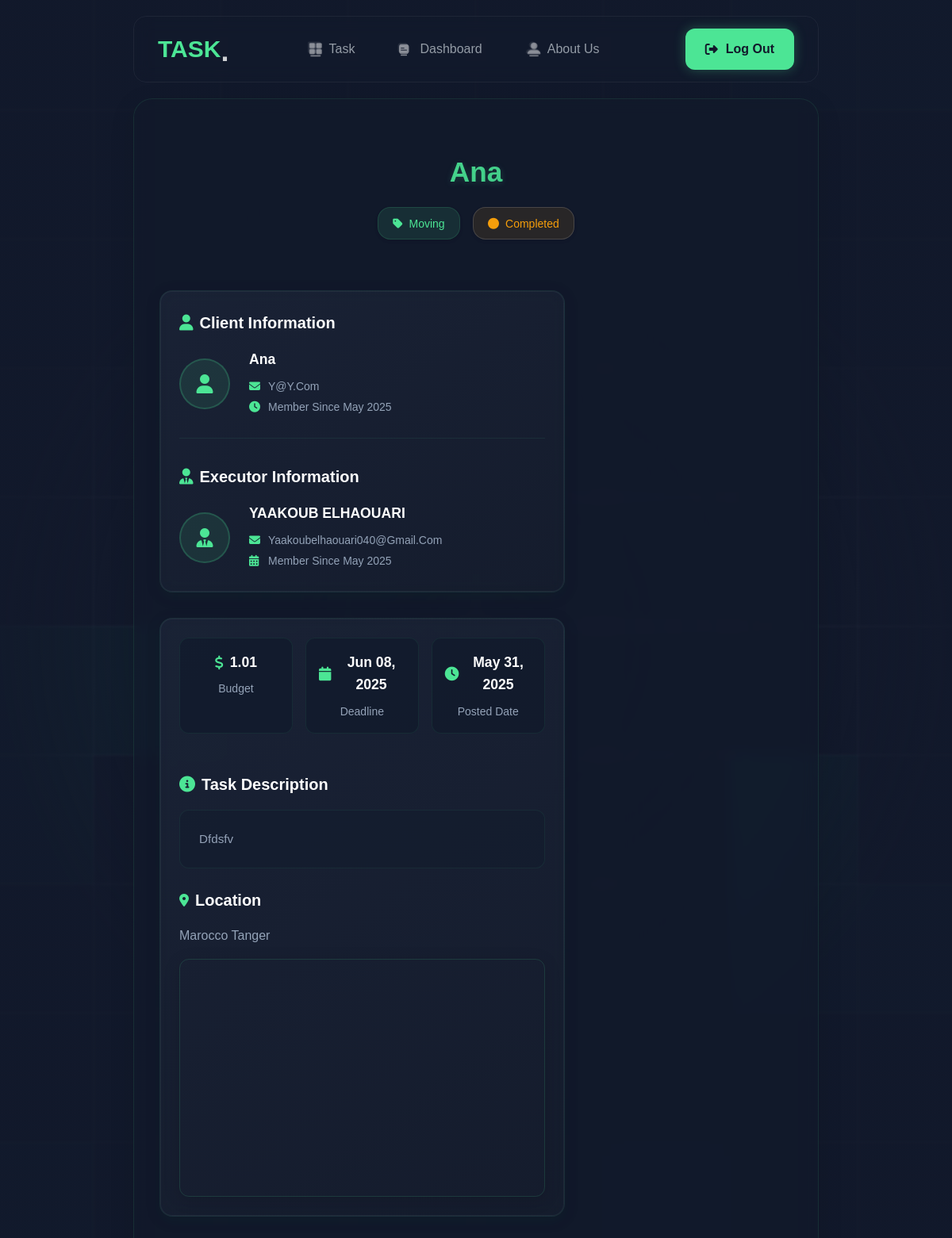
/task_details.php?id=22 (signed in), run on the app's committed database.
### tables this page shows
CREATE TABLE `tasks` (
  `task_id` int(11) NOT NULL,
  `client_id` int(11) NOT NULL,
  `executor_id` int(11) DEFAULT NULL,
  `title` varchar(100) NOT NULL,
  `description` text NOT NULL,
  `category_id` int(11) DEFAULT NULL,
  `budget` decimal(10,2) NOT NULL,
  `deadline` datetime NOT NULL,
  `status` enum('posted','assigned','in_progress','completed','cancelled') DEFAULT 'posted',
  `created_at` timestamp NOT NULL DEFAULT current_timestamp(),
  `accepted_at` timestamp NULL DEFAULT NULL,
  `location` varchar(255) DEFAULT NULL,
  `image_url` varchar(255) NOT NULL,
  `payment_status` enum('unpaid','paid') DEFAULT 'unpaid',
  `payment_date` datetime DEFAULT NULL
);

CREATE TABLE `categories` (
  `category_id` int(11) NOT NULL,
  `name` varchar(50) NOT NULL,
  `description` text DEFAULT NULL,
  `icon` varchar(100) DEFAULT NULL
);

CREATE TABLE `users` (
  `id_user` int(11) NOT NULL,
  `name` varchar(100) NOT NULL,
  `email` varchar(100) NOT NULL,
  `password` varchar(255) NOT NULL,
  `role` enum('client','executor') NOT NULL,
  `registration_date` timestamp NOT NULL DEFAULT current_timestamp(),
  `profile_picture` varchar(255) DEFAULT NULL,
  `bio` text DEFAULT NULL
);

### task_details.php (the view, shortened to what this page needs)
<?php
require_once 'config/db.php';
$task_id = $_GET['id'];
try {
    $stmt = $pdo->prepare("
        SELECT t.*, c.name as category_name,
               u1.name as client_name, u1.email as client_email,
               u1.profile_picture as client_image,
               u1.registration_date as client_member_since,
               u2.name as executor_name, u2.email as executor_email,
               u2.profile_picture as executor_image,
               u2.registration_date as executor_member_since,
               (SELECT b.bid_amount FROM bids b WHERE b.task_id = t.task_id AND b.status = 'accepted' LIMIT 1) as bid_amount
        FROM tasks t
        LEFT JOIN categories c ON t.category_id = c.category_id
        LEFT JOIN users u1 ON t.client_id = u1.id_user
        LEFT JOIN users u2 ON t.executor_id = u2.id_user
        WHERE t.task_id = ?
    ");
    $stmt->execute([$task_id]);
    $task = $stmt->fetch();
} catch (PDOException $e) {
    error_log("Database error in task_details.php: " . $e->getMessage());
    header("Location: taskes.php?error=" . urlencode("Database error occurred"));
    exit;
}
?>
<!DOCTYPE html>
<html lang="en">
<head>
    <link rel="stylesheet" href="https://cdnjs.cloudflare.com/ajax/libs/font-awesome/6.4.2/css/all.min.css">
    <link rel="stylesheet" href="./style/header.css">
    <link rel="stylesheet" href="./style/task_details.css">
</head>
<body>
    <main class="container">
    <?php include 'components/header.php'; ?>
    <div class="dashborde-container">
        <div class="task-hero">
            <h1><?php echo htmlspecialchars($task['title']); ?></h1>
            <div class="task-meta">
                <span class="category-badge">
                    <i class="fas fa-tag"></i>
                    <?php echo htmlspecialchars($task['category_name']); ?>
                </span>
                <span class="status-badge status-<?php echo strtolower($task['status']); ?>">
                    <i class="fas fa-circle"></i>
                    <?php echo ucfirst($task['status']); ?>
                </span>
            </div>
        </div>
        <div class="main-content">
            <div class="content-section">
                <div class="card info-card">
                    <div class="user-section client-section">
                        <h3 class="section-title">
                            <i class="fas fa-user"></i>
                            Client Information
                        </h3>
                        <div class="user-details">
                            <div class="avatar">
                                <?php if ($task['client_image']): ?>
                                    <img src="<?php echo htmlspecialchars($task['client_image']); ?>" alt="Client Profile">
                                <?php else: ?>
                                    <i class="fas fa-user"></i>
                                <?php endif; ?>
                            </div>
                            <div class="user-info">
                                <h4><?php echo htmlspecialchars($task['client_name']); ?></h4>
                                <p><i class="fas fa-envelope"></i><?php echo htmlspecialchars($task['client_email']); ?></p>
                                <p><i class="fas fa-clock"></i>Member since <?php echo date('M Y', strtotime($task['client_member_since'])); ?></p>
                            </div>
                        </div>
                    </div>
                    <?php if ($task['executor_id']): ?>
                    <div class="user-section executor-section">
                        <h3 class="section-title">
                            <i class="fas fa-user-tie"></i>
                            Executor Information
                        </h3>
                        <div class="user-details">
                            <div class="avatar">
                                <?php if ($task['executor_image']): ?>
                                    <img src="<?php echo htmlspecialchars($task['executor_image']); ?>" alt="Executor Profile">
                                <?php else: ?>
                                    <i class="fas fa-user-tie"></i>
                                <?php endif; ?>
                            </div>
                            <div class="user-info">
                                <h4><?php echo htmlspecialchars($task['executor_name']); ?></h4>
                                <p><i class="fas fa-envelope"></i><?php echo htmlspecialchars($task['executor_email']); ?></p>
                                <p><i class="fas fa-calendar-alt"></i>Member since <?php echo date('F Y', strtotime($task['executor_member_since'])); ?></p>
                            </div>
                        </div>
                    </div>
                    <?php endif; ?>
                </div>
                <div class="card task-details">
                    <div class="stats-grid">
                        <div class="stat-item">
                            <div class="stat-value">
                                <i class="fas fa-dollar-sign"></i>
                                <?php echo number_format($task['budget'], 2); ?>
                            </div>
                            <div class="stat-label">Budget</div>
                        </div>
                        <div class="stat-item">
                            <div class="stat-value">
                                <i class="fas fa-calendar"></i>
                                <?php echo date('M d, Y', strtotime($task['deadline'])); ?>
                            </div>
                            <div class="stat-label">Deadline</div>
                        </div>
                        <div class="stat-item">
                            <div class="stat-value">
                                <i class="fas fa-clock"></i>
                                <?php echo date('M d, Y', strtotime($task['created_at'])); ?>
                            </div>
                            <div class="stat-label">Posted Date</div>
                        </div>
                    </div>
                    <div class="description-section">
                        <h3><i class="fas fa-info-circle"></i> Task Description</h3>
                        <div class="description-content">
                            <?php echo nl2br(htmlspecialchars($task['description'])); ?>
                        </div>
                    </div>
                    <?php if ($task['location']): ?>
                        <div class="location-section">
                            <div class="location-header">
                                <i class="fas fa-map-marker-alt"></i>
                                <h3>Location</h3>
                            </div>
                            <div class="location-details">
                                <p><?php echo htmlspecialchars($task['location']); ?></p>
                            </div>
                            <div class="location-map">
                                <iframe
                                    src="https://maps.google.com/maps?q=<?php echo urlencode($task['location']); ?>&output=embed"
                                    frameborder="0"
                                    style="border:0;"
                                    allowfullscreen>
                                </iframe>
                            </div>
                        </div>
                    <?php endif; ?>
                </div>
            </div>
        </div>
    </main>
</body>
</html>

### components/header.php (shortened to what this page needs)
<div class="nav-bar">
    <div class="logo"><a href="index.php">TASK</a></div>
    <div class="nav-links">
        <ul>
            <li>
                <a href="taskes.php">
                    <img src="./style/images/task.png" alt="Task icon" />Task</a>
            </li>
            <li>
                <a href="dashboard.php"><img
                        src="./style/images/dash.png"
                        alt="Dashboard icon" />Dashboard</a>
            </li>
            <li>
                <a href="#"><img src="./style/images/aboute.png" alt="About icon" />About
                    Us</a>
            </li>
        </ul>
    </div>
    <div class="join-nav">
        <?php if (isset($_SESSION['user_id'])): ?>
            <a href="logout.php" class="logout-btn">
                <i class="fas fa-sign-out-alt"></i> Log Out
            </a>
        <?php else: ?>
            <a href="./register.php">Join Now</a>
        <?php endif; ?>
    </div>
</div>

### style/header.css (style rules this page uses)
* { margin: 0; padding: 0; box-sizing: border-box; font-family: "Magnetik", sans-serif; text-transform: capitalize; text-decoration: none; list-style: none; border: none; outline: none; }
.nav-bar { display: flex; justify-content: space-between; align-items: center; position: relative; top: 20px; width: 90%; margin: 0px auto; padding: 15px 30px; z-index: 99; backdrop-filter: blur(10px); border-radius: 16px; background-color: transparent; border: 1px solid rgba(148, 156, 166, 0.1); }
.nav-bar .logo { font-size: 30px; font-weight: bold; text-transform: uppercase; display: flex; align-items: center; gap: 5px; transition: transform 0.3s ease; }
.nav-bar .logo a { font-weight: bold; color: #4ce595; position: relative; display: inline-block; }
.nav-bar .logo a::after { content: "."; position: absolute; color: #ffffff; font-size: 36px; bottom: -10px; right: -10px; opacity: 0.8; transform: translateY(-2px); transition: color 0.3s ease, transform 0.3s ease; }
.nav-bar ul { display: flex; justify-content: center; align-items: center; gap: 30px; }
.nav-bar ul li a { display: flex; justify-content: center; align-items: center; gap: 8px; font-size: 16px; color: #949ca6; font-weight: 500; padding: 12px; transition: all 0.3s ease; }
.nav-bar ul li a img { width: 20px; height: 20px; opacity: 0.8; transition: opacity 0.3s ease; }
.join-nav a { padding: 12px 24px; background-color: #4ce595; box-shadow: 0px 0px 15px rgba(76, 229, 149, 0.3); border-radius: 12px; display: flex; justify-content: center; align-items: center; gap: 10px; margin-left: auto; margin-right: auto; font-size: 16px; font-weight: 600; width: fit-content; cursor: pointer; color: #12192b; transition: all 0.3s ease; border: 1px solid transparent; }

### components/header.php (style rules this page uses)
.logout-btn { display: flex; align-items: center; gap: 8px; }
.logout-btn i { font-size: 16px; }

### data on the page
tasks: title "Ana", category.name "Moving", status "Completed", client.name "Ana", client.email "Y@y.com", client.registration_date "May 2025", executor.name "YAAKOUB ELHAOUARI", executor.email "Yaakoubelhaouari040@gmail.com", executor.registration_date "May 2025", budget "1.01", deadline "Jun 08, 2025", created_at "May 31, 2025", description "Dfdsfv", location "Marocco Tanger"
